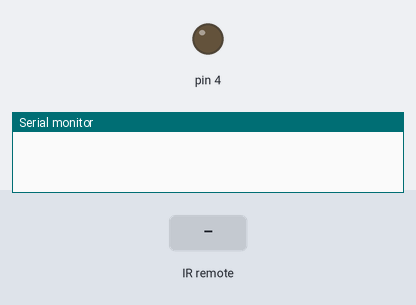
The sketch below on a simulated Arduino Uno, built with avr-gcc and run on an emulated ATmega328P. Parts: output pins drawn as LEDs (lit = HIGH), the last lines printed to the serial monitor. Inputs (shaded band) come from the test bench.

Above: at 1.2 s.
1.3 s: infrared code 0xBA45FF00 received
At 1.8 s:
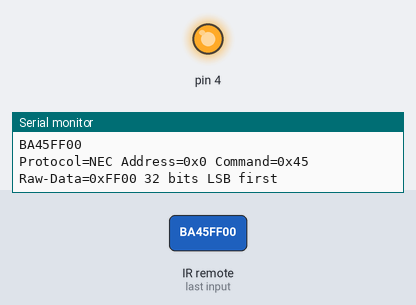
Timing chart, 0 to 4.3 s (numbered marks = the images above; inputs shaded):
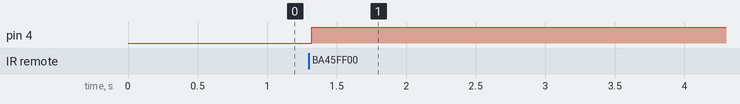

The sketch:

Code.ino
```cpp
#include <Arduino.h>
#include <IRremote.hpp>

void setup()
{
  Serial.begin(9600);
  IrReceiver.begin(3);
  pinMode(4, OUTPUT);
}

void loop(){
  if (IrReceiver.decode())
  {
    Serial.println(IrReceiver.decodedIRData.decodedRawData, HEX);
    IrReceiver.printIRResultShort(&Serial);

    if (IrReceiver.decodedIRData.decodedRawData ==  0xBA45FF00)
    {
        digitalWrite(4, !digitalRead(4));
    }
    IrReceiver.resume(); // Enable receiving of the next value
  }
}
```

Measured:
- after the input at 1.3 s, pin 4: LOW → HIGH at once
